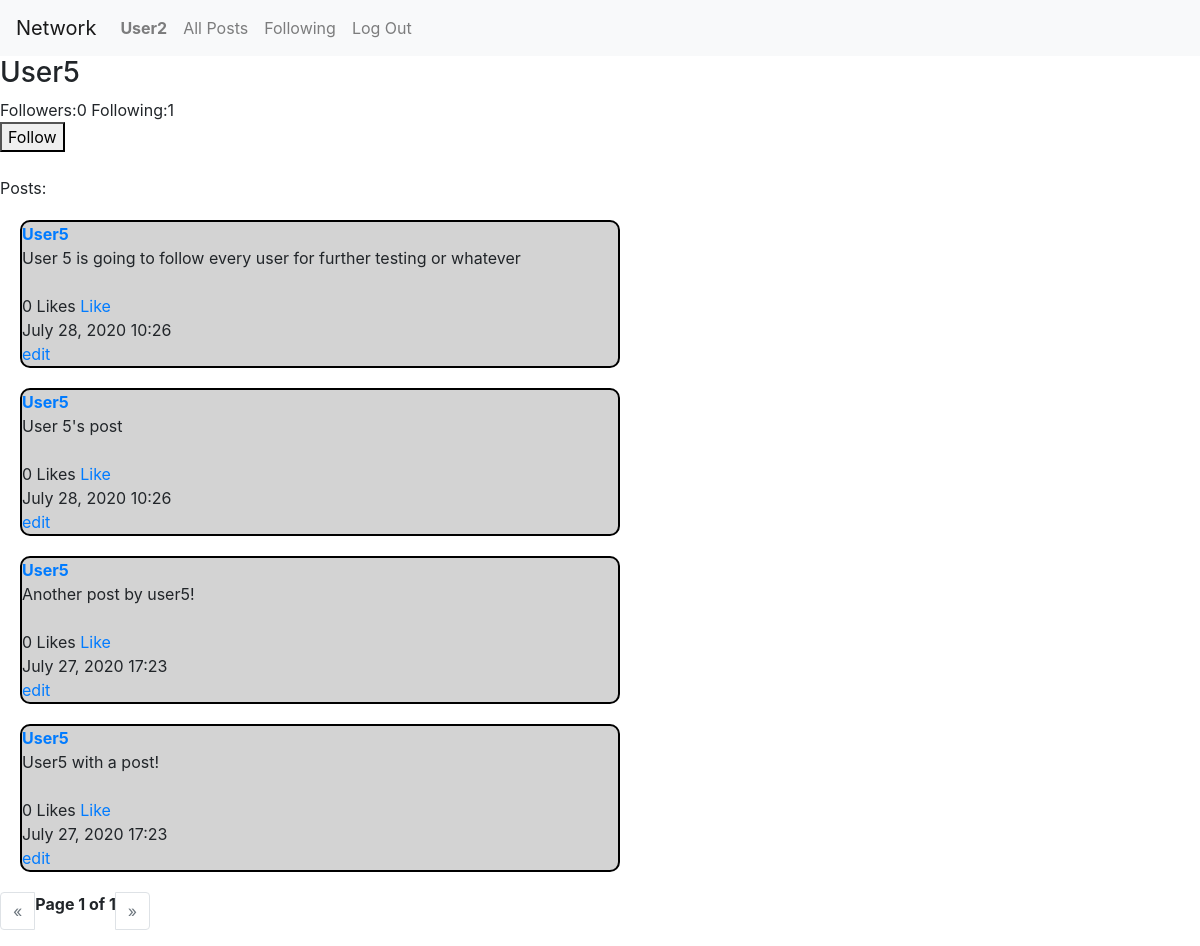
Page /User5 (signed in) on the committed database.
### network/models.py (models this page shows, shortened)
class User(AbstractUser):
    pass

class Post(models.Model):
    user = models.ForeignKey(User, on_delete=models.CASCADE, related_name="auth")
    post = models.CharField(max_length = 140)
    likes = models.IntegerField(default=0, blank=True, null=True)
    time = models.CharField(max_length = 40, null=True)
    class Meta:
        ordering = ['-time']

### network/views.py (the view, shortened to what this page needs)
# urls.py: path("<str:username>", views.profile, name="profile")
def profile(request, username):
    username = get_object_or_404(User, username=username)
    current_user = request.user
    current_user_following = username.user_following.filter(user_followed=current_user).exists()
    if current_user == username:
        user_self = True
    else:
        user_self = False
    if current_user_following:
        print(current_user, ' follows ', username, '?: ', current_user_following)
        follow_status = "Unfollow"
    else:
        print(current_user, ' follows ', username, '?: ', current_user_following)
        follow_status = "Follow"
    posts = Post.objects.filter(user_id=username).order_by('-id')
    paginator = Paginator(posts, 10)
    page = request.GET.get('page')
    posts = paginator.get_page(page)
    followers = username.user_following.all().count()
    following = username.user_followed.all().count()
    return render(request, "network/profile.html", {
    "username": username,
    "posts": posts,
    "follow_status": follow_status,
    "followers": followers,
    "following": following,
    "user_self": user_self
    })

### network/templates/network/profile.html (shortened to what this page needs)
{% extends "network/layout.html" %}
{% block body %}
{% if user.is_authenticated %}
<h3>{{ username }}</h3>
Followers:{{ followers }}
Following:{{ following }}
{% if user_self == True %}
<form class="follow" action="" method="post">
  <button type="submit" name="button"disabled>Follow</button>
  <input type="hidden" name="" value="follow_form">
  {% csrf_token %}
</form>
{% elif user_self == False %}
<form class="follow" action="" method="post">
  <button type="submit" name="button">{{ follow_status }}</button>
</form>
{% endif %}
<br>
Posts:
<br>
{% for post in posts %}
  <div class="post">
    <a href="{% url 'profile' username=post.user %}"><strong>{{ post.user }}</strong></a>
    <br>
    <div id="post-text">
      {{ post.post }}
    </div>
    <br>
    <div class="like">
      {{ post.likes }} Likes
      <a href=""class="likes">Like</a>
    </div>
    {{ post.time }}
    <br><a href="#"onclick="editPost()">edit</a>
  </div>
{% endfor %}
{% endif %}
{% endblock %}

### network/templates/network/layout.html (shortened to what this page needs)
{% load static %}
<!DOCTYPE html>
<html lang="en">
    <head>
        <link rel="stylesheet" href="https://stackpath.bootstrapcdn.com/bootstrap/4.4.1/css/bootstrap.min.css">
        <link href="{% static 'network/styles.css' %}" rel="stylesheet">
    </head>
    <body>
        <nav class="navbar navbar-expand-lg navbar-light bg-light">
            <a class="navbar-brand" href="#">Network</a>
            <div>
              <ul class="navbar-nav mr-auto">
                {% if user.is_authenticated %}
                    <li class="nav-item">
                        <a class="nav-link" href="{{ user.username }}"><strong>{{ user.username }}</strong></a>
                    </li>
                {% endif %}
                <li class="nav-item">
                  <a class="nav-link" href="{% url 'index' %}">All Posts</a>
                </li>
                {% if user.is_authenticated %}
                    <li class="nav-item">
                        <a class="nav-link" href="{% url 'following' %}">Following</a>
                    </li>
                    <li class="nav-item">
                        <a class="nav-link" href="{% url 'logout' %}">Log Out</a>
                    </li>
                {% endif %}
              </ul>
            </div>
          </nav>
        <div class="body">
            {% block body %}
            {% endblock %}
            {% if user.is_authenticated %}
            {% if posts %}
          <nav aria-label="Page navigation">
            <ul class="pagination">
              {% if posts.has_previous %}
              <li class="page-item">
              <a class="page-link " href="?page={{ posts.previous_page_number }}" aria-label="Previous">
              {% else %}
              <li class="page-item disabled">
              <a class="page-link " href="" aria-label="Previous">
              {% endif %}
                <span aria-hidden="true">&laquo;</span>
              </a>
            </li>
            <strong>Page {{ posts.number }} of {{ posts.paginator.num_pages }}</strong>
            {% if posts.has_next %}
            <li class="page-item">
              <a class="page-link" href="?page={{ posts.next_page_number }}" aria-label="Next">
            {% else %}
            <li class="page-item disabled">
              <a class="page-link" href="" aria-label="Next">
            {% endif %}
                <span aria-hidden="true">&raquo;</span>
              </a>
            </li>
          </ul>
        </nav>
        {% endif %}
        {% endif %}
        </div>
    </body>
</html>

### network/static/network/styles.css (style rules this page uses)
.post { background-color: lightgrey; border: 2px solid black; border-radius: 10px; margin: 20px; width: 50%; }

### rows in the picture
User: username "User2"
User: username "User5"
Post: user "User5", post "User 5 is going to follow every user for further testing or whatever", likes "0", time "July 28, 2020 10:26"
Post: user "User5", post "User 5's post", likes "0", time "July 28, 2020 10:26"
Post: user "User5", post "Another post by user5!", likes "0", time "July 27, 2020 17:23"
Post: user "User5", post "User5 with a post!", likes "0", time "July 27, 2020 17:23"

### other values in the picture
{{ followers }} "0"
{{ following }} "1"
{{ follow_status }} "Follow"
{{ posts.number }} "1"
{{ posts.paginator.num_pages }} "1"
